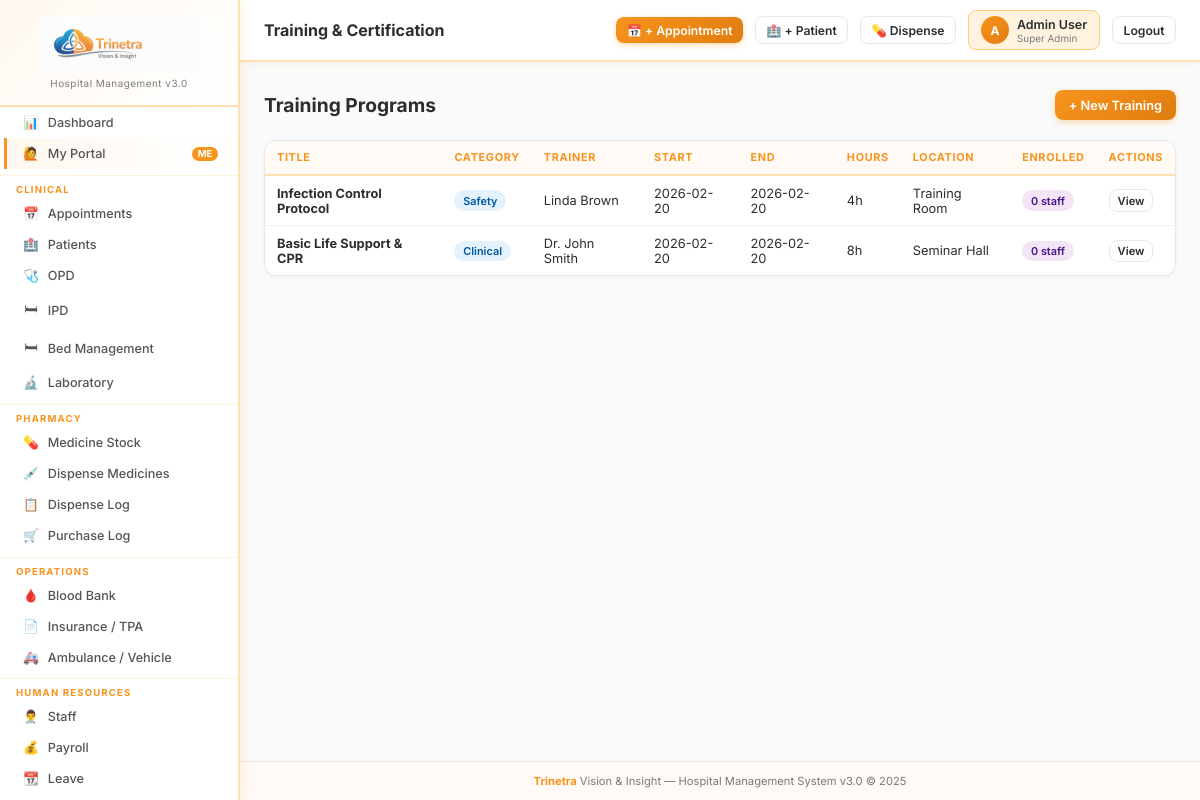
Screenshot of /hr/training (signed in) with the database file from the repository.
### tables this page shows
CREATE TABLE training (
    id INTEGER PRIMARY KEY AUTOINCREMENT, title TEXT NOT NULL,
    category TEXT DEFAULT '', trainer TEXT DEFAULT '',
    start_date TEXT DEFAULT '', end_date TEXT DEFAULT '',
    duration_hours INTEGER DEFAULT 0, location TEXT DEFAULT '',
    description TEXT DEFAULT '', is_active INTEGER DEFAULT 1,
    created_at TEXT DEFAULT CURRENT_TIMESTAMP
);

### app.py (the view)
@app.route('/hr/training')
@perm_required('hr_training','view')
def hr_training():
    rows = qdb("""SELECT training.*,COUNT(training_participants.id) as enrolled_count
        FROM training LEFT JOIN training_participants ON training_participants.training_id=training.id
        GROUP BY training.id ORDER BY training.id DESC""")
    return render_template('hr/training.html', records=rows)

### app.py (called while the page is built)
def get_db():
    db = getattr(g, '_database', None)
    if db is None:
        db = g._database = sqlite3.connect(DATABASE)
        db.row_factory = sqlite3.Row
        db.execute("PRAGMA foreign_keys = ON")
    return db

@app.teardown_appcontext
def close_connection(exception):
    db = getattr(g, '_database', None)
    if db is not None: db.close()

def qdb(query, args=(), one=False):
    cur = get_db().execute(query, args)
    rv = cur.fetchall()
    return (rv[0] if rv else None) if one else rv

def get_user(): return session.get('hospitaladmin', {})

def get_user_permissions():
    user = get_user()
    if not user: return {}
    if user.get('roles') == 'Super Admin':
        return {m: {'view':True,'add':True,'edit':True,'delete':True} for m in ALL_MODULES}
    role_id = user.get('role_id', 0)
    rows = qdb("SELECT module,can_view,can_add,can_edit,can_delete FROM role_permissions WHERE role_id=?", (role_id,))
    return {r['module']: {'view':bool(r['can_view']),'add':bool(r['can_add']),'edit':bool(r['can_edit']),'delete':bool(r['can_delete'])} for r in rows}

def perm_required(module, action='view'):
    def decorator(f):
        @wraps(f)
        def decorated(*args, **kwargs):
            if 'hospitaladmin' not in session:
                return redirect(url_for('login'))
            user = get_user()
            if user.get('roles') == 'Super Admin':
                return f(*args, **kwargs)
            perms = get_user_permissions()
            if not perms.get(module, {}).get(action):
                flash(f'Access denied: {action} permission required for {module}.', 'danger')
                return redirect(url_for('dashboard'))
            return f(*args, **kwargs)
        return decorated
    return decorator

@app.context_processor
def inject_globals():
    user = get_user()
    perms = get_user_permissions() if user else {}
    settings = {}
    if user:
        try:
            rows = qdb("SELECT name,value FROM sch_settings")
            settings = {r['name']: r['value'] for r in rows}
        except: pass
    return dict(current_user=type('U', (), user)() if user else None,
                user_perms=perms, settings=settings,
                ALL_MODULES=ALL_MODULES)

### templates/hr/training.html
{% extends 'base.html' %}{% block title %}Training{% endblock %}{% block page_title %}Training & Certification{% endblock %}{% block content %}
<div class="page-header"><div><h1>Training Programs</h1></div>{% if user_perms.get('hr_training',{}).get('add') %}<a href="{{ url_for('hr_training_add') }}" class="btn btn-primary">+ New Training</a>{% endif %}</div>
<div class="card"><div class="card-body p-0"><div class="table-wrap"><table>
<thead><tr><th>Title</th><th>Category</th><th>Trainer</th><th>Start</th><th>End</th><th>Hours</th><th>Location</th><th>Enrolled</th><th>Actions</th></tr></thead>
<tbody>{% for r in records %}<tr>
  <td><strong>{{ r.title }}</strong></td><td><span class="badge badge-info">{{ r.category }}</span></td>
  <td>{{ r.trainer or '—' }}</td><td>{{ r.start_date }}</td><td>{{ r.end_date }}</td>
  <td>{{ r.duration_hours }}h</td><td>{{ r.location or '—' }}</td>
  <td><span class="badge badge-purple">{{ r.enrolled_count }} staff</span></td>
  <td><a href="{{ url_for('hr_training_view',tid=r.id) }}" class="btn btn-secondary btn-xs">View</a></td>
</tr>{% else %}<tr><td colspan="9" class="text-center text-muted" style="padding:2rem">No training programs.</td></tr>{% endfor %}</tbody>
</table></div></div></div>{% endblock %}

### templates/base.html (style rules this page uses)
:root { --brand-orange:#F7941D; --brand-orange-dark:#e07d10; --brand-orange-light:#FFF3E0; --brand-blue:#1565C0; --sidebar:#ffffff; --sidebar-border:#ffe0b2; --sidebar-hover:#fff8f0; --sidebar-active-bg:#F7941D; --sidebar-active-text:#ffffff; --topbar:#ffffff; --bg:#fafafa; --card:#ffffff; --border:#e8e8e8; --text:#2d2d2d; --muted:#7a7a7a; --primary:#F7941D; --primary-dark:#e07d10; --success:#2e7d32; --danger:#c62828; --warning:#e65100; --info:#0277bd; --purple:#6a1b9a; }
* { margin:0;padding:0;box-sizing:border-box; }
html,body { height:100%; }
body { font-family:'Inter',system-ui,sans-serif; background:var(--bg); color:var(--text); display:flex; min-height:100vh; overflow-x:hidden; }
.page-header { display:flex;align-items:center;justify-content:space-between; margin-bottom:1.25rem;flex-wrap:wrap;gap:.75rem; }
.page-header h1 { font-size:1.2rem;font-weight:700;color:var(--text); }
.card { background:var(--card); border:1px solid var(--border); border-radius:.75rem; overflow:hidden; margin-bottom:1rem; box-shadow:0 1px 4px rgba(0,0,0,.04); }
.card-body { padding:1rem; }
.card-body.p-0 { padding:0; }
.table-wrap { overflow-x:auto; }
table { width:100%;border-collapse:collapse;font-size:.8rem; }
thead tr { background:#fffaf5; }
th { padding:.6rem .75rem;text-align:left; font-size:.68rem;font-weight:700; color:var(--brand-orange); text-transform:uppercase;letter-spacing:.06em; white-space:nowrap; border-bottom:2px solid var(--sidebar-border); }
td { padding:.6rem .75rem;border-bottom:1px solid #f0f0f0;vertical-align:middle; }
tr:last-child td { border-bottom:none; }
.btn { display:inline-flex;align-items:center;gap:.4rem; padding:.45rem .875rem;border-radius:.5rem; font-size:.8rem;font-weight:600;cursor:pointer; border:none;text-decoration:none;transition:.15s;white-space:nowrap; }
.btn-primary { background:linear-gradient(135deg,var(--brand-orange),var(--brand-orange-dark));color:#fff;box-shadow:0 2px 6px rgba(247,148,29,.35); }
.btn-secondary { background:#fff;color:var(--text);border:1.5px solid var(--border); }
.btn-xs { padding:.2rem .5rem;font-size:.7rem; }
.badge { display:inline-flex;align-items:center;gap:.25rem; padding:.2rem .55rem;border-radius:999px; font-size:.68rem;font-weight:600;white-space:nowrap; }
.badge-info { background:#e3f2fd;color:#01579b; }
.badge-purple { background:#f3e5f5;color:#4a148c; }

### rows the page displays
training: title "Infection Control Protocol", category "Safety", trainer "Linda Brown", start_date "2026-02-20", end_date "2026-02-20", duration_hours "4", location "Training Room", enrolled_count "0"
training: title "Basic Life Support & CPR", category "Clinical", trainer "Dr. John Smith", start_date "2026-02-20", end_date "2026-02-20", duration_hours "8", location "Seminar Hall", enrolled_count "0"

### other values shown
{{ current_user.username[:1].upper() if current_user else 'U' }} "A"
{{ current_user.username if current_user else '' }} "Admin User"
{{ current_user.roles if current_user else '' }} "Super Admin"
